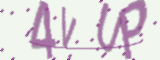
#> input picture analisis/4VUP.png, 160 x 60 px; its folder holds only this picture in this run
$ python -i img_toolbox.py   (imports and definitions only)
#> lines starting #> are read from the running program, lines starting #| are printed output that depends on the picture
from imutils import paths
import imutils
import cv2
import numpy as np
import os


def resize_to_fit(image, width, height):
    (h, w) = image.shape[:2]

    # si el ancho es más que el alto se hace resize por anchura
    if w > h:
        image = imutils.resize(image, width=width)
    else:
        image = imutils.resize(image, height=height)

    # ajusto el tamaño
    padding_width = (width - image.shape[1]) // 2
    padding_height = (height - image.shape[0]) // 2
    image = cv2.copyMakeBorder(image, padding_height, padding_height, padding_width, padding_width, cv2.BORDER_REPLICATE)
    image = cv2.resize(image, (width, height))

    return image


def get_image_from_file(image_file):
#> called with image_file = '../analisis/4VUP.png'
    return cv2.imread(image_file)
#> returned value is the input picture: shape (60, 160, 3); mean B, G, R 219.8, 214.9, 222


def image_to_bnw(image):
    return cv2.cvtColor(image, cv2.COLOR_BGR2GRAY)
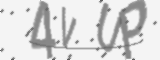
#> returned value: shape (60, 160); min 95, max 248, mean 217.4


def resize_image(image, height, width):
    return resize_to_fit(image, height, width)
#> in resize_to_fit, `image = cv2.resize(image, (width, height))`:
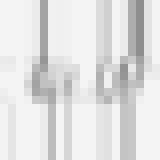
#> image: shape (20, 20) (shown 8 times larger); min 142, max 244, mean 224.8


def add_third_dimension(image):
    return np.expand_dims(image, axis=2)


def get_preprocessed_letter_image(image_file):
        image = get_image_from_file(image_file)
        image = image_to_bnw(image)
        image = resize_image(image, 20, 20)

        # Sin esto Keras no funciona
        image = add_third_dimension(image)

        return image

def get_letter_label_from_folder_name(image_file):
    return image_file.split(os.path.sep)[-2]


def get_letters_dataset(letter_images_folder):
    data = []
    labels = []

    for image_file in paths.list_images(letter_images_folder):
        letter_image = get_preprocessed_letter_image(image_file)
        letter_label = get_letter_label_from_folder_name(image_file)

        data.append(letter_image)
        labels.append(letter_label)

    return data, labels

>>> result = get_preprocessed_letter_image('../analisis/4VUP.png')

$ run again, on analisis/KSW2.png
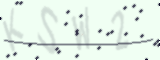
#> input picture analisis/KSW2.png, 160 x 60 px
#> in get_image_from_file, returned value is the input picture: shape (60, 160, 3); mean B, G, R 232.2, 242.1, 228.1
#> in resize_to_fit, `image = cv2.resize(image, (width, height))`:
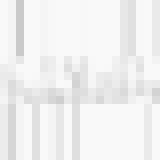
#> image: shape (20, 20) (shown 8 times larger); min 202, max 249, mean 240.3
